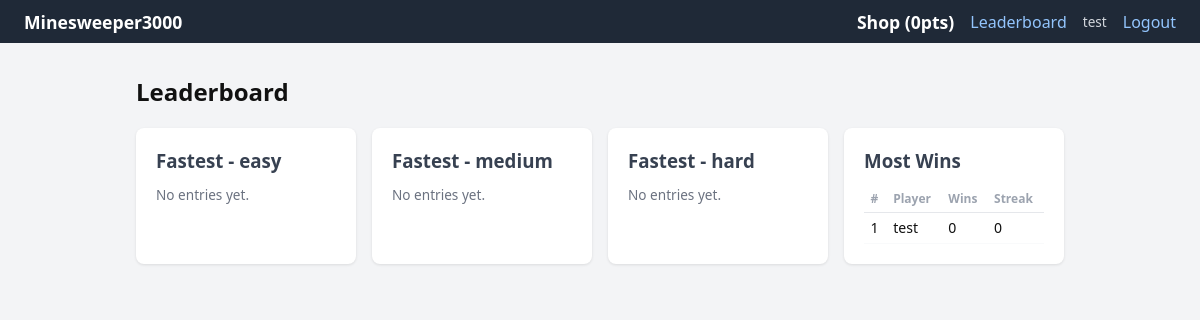
The page /leaderboard (signed in) on the database as committed earlier.
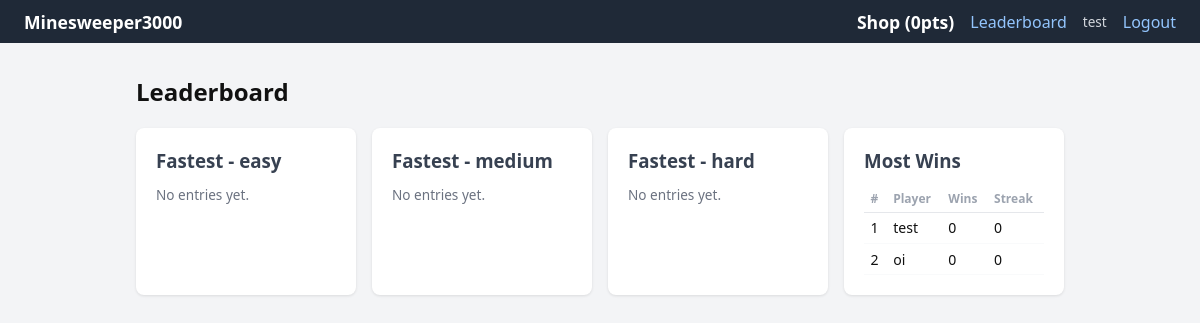
The same page on the database as committed later.
### models.py (models this page shows)
class User(SQLModel, table=True):
    id: int | None = Field(default = None, primary_key=True)
    name: str
    password: str
    points: int = Field(default=0)

class UserStats(SQLModel, table=True):
    id: int = Field(default=None, primary_key=True)
    user_id: int = Field(foreign_key="user.id", unique=True)
    games_won: int = Field(default=0)
    games_lost: int = Field(default=0)
    current_streak: int = Field(default=0)
    best_streak: int = Field(default=0)

### main.py (the view)
@app.get("/leaderboard", response_class=HTMLResponse)
async def leaderboard(request: Request, user: User = Depends(get_active_user), session: Session = Depends(get_session)):
    if not user:
        return RedirectResponse("/login")
    best_times = {}
    for diff in ["easy", "medium", "hard"]:
        rows = session.exec(select(BestTime, User).join(User, BestTime.user_id == User.id).where(BestTime.difficulty == diff).order_by(BestTime.time_seconds)).all()
        seen = {}
        for bt, u in rows:
            if u.name not in seen:
                seen[u.name] = round(bt.time_seconds, 1)
        best_times[diff] = list(seen.items())[:10]
    most_wins = session.exec(select(UserStats, User).join(User, UserStats.user_id == User.id).order_by(UserStats.games_won.desc())).all()
    return templates.TemplateResponse(request, "leaderboard.html", {
        "user": user,
        "best_times": best_times,
        "most_wins": [(u.name, s.games_won, s.best_streak) for s, u in most_wins[:10]],
    })

### templates/leaderboard.html (shortened to what this page needs)
{% extends "index.html" %}
{% block content %}
<h2>Leaderboard</h2>
<div class="lb-grid">
    {% for diff in ["easy", "medium", "hard"] %}
    <section class="card">
        <h3>Fastest - {{ diff }}</h3>
        {% if best_times[diff] %}
        <table class="lb-table">
        <tr><th>#</th><th>Player</th><th>Time</th></tr>
        {% for name, secs in best_times[diff] %}
        <tr>
            <td>{{ loop.index }}</td><td>{{ name }}</td><td>{{ secs }}s</td>
        </tr>
        {% endfor %}
        </table>
        {% else %}
        <p class="hint">No entries yet.</p>
        {% endif %}
    </section>
    {% endfor %}
    <section class="card">
        <h3>Most Wins</h3>
        {% if most_wins %}
        <table class="lb-table">
        <tr><th>#</th><th>Player</th><th>Wins</th><th>Streak</th></tr>
        {% for name, wins, streak in most_wins %}
        <tr>
        <td>{{ loop.index }}</td><td>{{ name }}</td><td>{{ wins }}</td><td>{{ streak }}</td>
        </tr>
        {% endfor %}
        </table>
        {% else %}
        <p class="hint">No data yet.</p>
        {% endif %}
    </section>
</div>
{% endblock %}

### templates/index.html (shortened to what this page needs)
<!DOCTYPE html>
<html lang="pt-br">
    <head>
        <link rel="stylesheet" href="/static/style.css">
    </head>
    <body>
        <nav>
        <a href="/">Minesweeper3000</a>
        {% if user %}
        <div class="nav-right">
            <a href="/shop">Shop ({{ user.points }}pts)</a>
            <a href="/leaderboard">Leaderboard</a>
            <span class="nav-user">{{ user.name }}</span>
            <a href="/logout">Logout</a>
        </div>
        {% endif %}
        </nav>
        <main id="main">
            {% block content %}{% endblock %}
        </main>
    </body>
</html>

### static/style.css (style rules this page uses)
*, *::before, *::after { box-sizing: border-box; margin: 0; padding: 0; }
body { font-family: system-ui, sans-serif; background: #f3f4f6; color: #111; }
nav { background: #1f2937; color: white; padding: .6rem 1.5rem; display: flex; justify-content: space-between; align-items: center; flex-wrap: wrap; gap: .5rem; }
nav a { color: #93c5fd; text-decoration: none; }
nav a:first-child { color: white; font-weight: 700; font-size: 1.1rem; }
.nav-right { display: flex; gap: 1rem; align-items: center; }
.nav-user { color: #d1d5db; font-size: .85rem; }
#main { max-width: 960px; margin: 2rem auto; padding: 0 1rem; }
h2 { margin-bottom: 1.25rem; }
h3 { margin-bottom: .75rem; color: #374151; }
.hint { font-size: .85rem; color: #6b7280; margin-bottom: 1rem; }
.card { background: white; border-radius: 8px; padding: 1.25rem; box-shadow: 0 1px 3px rgba(0,0,0,.1); }
.lb-grid { display: grid; grid-template-columns: repeat(auto-fit, minmax(200px,1fr)); gap: 1rem; }
.lb-table { width: 100%; border-collapse: collapse; }
.lb-table th { font-size: .75rem; color: #9ca3af; text-align: left; padding: .3rem .4rem; border-bottom: 1px solid #e5e7eb; }
.lb-table td { padding: .35rem .4rem; border-bottom: 1px solid #f9fafb; font-size: .88rem; }

Rows that differ between the two databases and show on the page:
added UserStats: name "oi", wins "0", streak "0"
